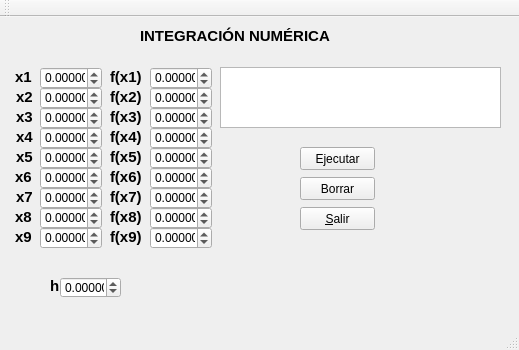
<?xml version="1.0" encoding="UTF-8"?>
<ui version="4.0">
 <class>P9</class>
 <widget class="QMainWindow" name="P9">
  <property name="geometry">
   <rect>
    <x>0</x>
    <y>0</y>
    <width>519</width>
    <height>350</height>
   </rect>
  </property>
  <property name="windowTitle">
   <string>P9</string>
  </property>
  <widget class="QWidget" name="centralWidget">
   <widget class="QDoubleSpinBox" name="H_I">
    <property name="geometry">
     <rect>
      <x>60</x>
      <y>260</y>
      <width>61</width>
      <height>21</height>
     </rect>
    </property>
    <property name="decimals">
     <number>5</number>
    </property>
    <property name="minimum">
     <double>-100.000000000000000</double>
    </property>
   </widget>
   <widget class="QDoubleSpinBox" name="X6_I">
    <property name="geometry">
     <rect>
      <x>40</x>
      <y>150</y>
      <width>62</width>
      <height>22</height>
     </rect>
    </property>
    <property name="decimals">
     <number>5</number>
    </property>
    <property name="minimum">
     <double>-100.000000000000000</double>
    </property>
   </widget>
   <widget class="QDoubleSpinBox" name="X1_I">
    <property name="geometry">
     <rect>
      <x>40</x>
      <y>50</y>
      <width>62</width>
      <height>22</height>
     </rect>
    </property>
    <property name="decimals">
     <number>5</number>
    </property>
    <property name="minimum">
     <double>-100.000000000000000</double>
    </property>
   </widget>
   <widget class="QLabel" name="label_7">
    <property name="geometry">
     <rect>
      <x>15</x>
      <y>190</y>
      <width>21</width>
      <height>21</height>
     </rect>
    </property>
    <property name="text">
     <string>&lt;html&gt;&lt;head/&gt;&lt;body&gt;&lt;p&gt;&lt;span style=&quot; font-size:11pt; font-weight:600;&quot;&gt;x8&lt;/span&gt;&lt;/p&gt;&lt;/body&gt;&lt;/html&gt;</string>
    </property>
   </widget>
   <widget class="QLabel" name="label_5">
    <property name="geometry">
     <rect>
      <x>16</x>
      <y>90</y>
      <width>20</width>
      <height>20</height>
     </rect>
    </property>
    <property name="text">
     <string>&lt;html&gt;&lt;head/&gt;&lt;body&gt;&lt;p&gt;&lt;span style=&quot; font-size:11pt; font-weight:600;&quot;&gt;x3&lt;/span&gt;&lt;/p&gt;&lt;/body&gt;&lt;/html&gt;</string>
    </property>
   </widget>
   <widget class="QDoubleSpinBox" name="FX3_I">
    <property name="geometry">
     <rect>
      <x>150</x>
      <y>90</y>
      <width>62</width>
      <height>22</height>
     </rect>
    </property>
    <property name="decimals">
     <number>5</number>
    </property>
    <property name="minimum">
     <double>-100.000000000000000</double>
    </property>
   </widget>
   <widget class="QDoubleSpinBox" name="X9_I">
    <property name="geometry">
     <rect>
      <x>40</x>
      <y>210</y>
      <width>62</width>
      <height>22</height>
     </rect>
    </property>
    <property name="decimals">
     <number>5</number>
    </property>
    <property name="minimum">
     <double>-100.000000000000000</double>
    </property>
   </widget>
   <widget class="QLabel" name="label_6">
    <property name="geometry">
     <rect>
      <x>15</x>
      <y>150</y>
      <width>21</width>
      <height>21</height>
     </rect>
    </property>
    <property name="text">
     <string>&lt;html&gt;&lt;head/&gt;&lt;body&gt;&lt;p&gt;&lt;span style=&quot; font-size:11pt; font-weight:600;&quot;&gt;x6&lt;/span&gt;&lt;/p&gt;&lt;/body&gt;&lt;/html&gt;</string>
    </property>
   </widget>
   <widget class="QDoubleSpinBox" name="FX1_I">
    <property name="geometry">
     <rect>
      <x>150</x>
      <y>50</y>
      <width>62</width>
      <height>22</height>
     </rect>
    </property>
    <property name="decimals">
     <number>5</number>
    </property>
    <property name="minimum">
     <double>-100.000000000000000</double>
    </property>
   </widget>
   <widget class="QLabel" name="label_8">
    <property name="geometry">
     <rect>
      <x>16</x>
      <y>170</y>
      <width>20</width>
      <height>20</height>
     </rect>
    </property>
    <property name="text">
     <string>&lt;html&gt;&lt;head/&gt;&lt;body&gt;&lt;p&gt;&lt;span style=&quot; font-size:11pt; font-weight:600;&quot;&gt;x7&lt;/span&gt;&lt;/p&gt;&lt;/body&gt;&lt;/html&gt;</string>
    </property>
   </widget>
   <widget class="QDoubleSpinBox" name="X4_I">
    <property name="geometry">
     <rect>
      <x>40</x>
      <y>110</y>
      <width>62</width>
      <height>22</height>
     </rect>
    </property>
    <property name="decimals">
     <number>5</number>
    </property>
    <property name="minimum">
     <double>-100.000000000000000</double>
    </property>
   </widget>
   <widget class="QDoubleSpinBox" name="FX2_I">
    <property name="geometry">
     <rect>
      <x>150</x>
      <y>70</y>
      <width>62</width>
      <height>22</height>
     </rect>
    </property>
    <property name="decimals">
     <number>5</number>
    </property>
    <property name="minimum">
     <double>-100.000000000000000</double>
    </property>
   </widget>
   <widget class="QDoubleSpinBox" name="X8_I">
    <property name="geometry">
     <rect>
      <x>40</x>
      <y>190</y>
      <width>62</width>
      <height>22</height>
     </rect>
    </property>
    <property name="decimals">
     <number>5</number>
    </property>
    <property name="minimum">
     <double>-100.000000000000000</double>
    </property>
   </widget>
   <widget class="QPushButton" name="SALIR_I">
    <property name="geometry">
     <rect>
      <x>300</x>
      <y>190</y>
      <width>75</width>
      <height>23</height>
     </rect>
    </property>
    <property name="text">
     <string>&amp;Salir</string>
    </property>
   </widget>
   <widget class="QLabel" name="label_21">
    <property name="geometry">
     <rect>
      <x>110</x>
      <y>130</y>
      <width>41</width>
      <height>20</height>
     </rect>
    </property>
    <property name="text">
     <string>&lt;html&gt;&lt;head/&gt;&lt;body&gt;&lt;p&gt;&lt;span style=&quot; font-size:11pt; font-weight:600;&quot;&gt;f(x5)&lt;/span&gt;&lt;/p&gt;&lt;/body&gt;&lt;/html&gt;</string>
    </property>
   </widget>
   <widget class="QLabel" name="label_19">
    <property name="geometry">
     <rect>
      <x>110</x>
      <y>110</y>
      <width>41</width>
      <height>20</height>
     </rect>
    </property>
    <property name="text">
     <string>&lt;html&gt;&lt;head/&gt;&lt;body&gt;&lt;p&gt;&lt;span style=&quot; font-size:11pt; font-weight:600;&quot;&gt;f(x4)&lt;/span&gt;&lt;/p&gt;&lt;/body&gt;&lt;/html&gt;</string>
    </property>
   </widget>
   <widget class="QPushButton" name="EJECUTAR_I">
    <property name="geometry">
     <rect>
      <x>300</x>
      <y>130</y>
      <width>75</width>
      <height>23</height>
     </rect>
    </property>
    <property name="text">
     <string>Ejecutar</string>
    </property>
   </widget>
   <widget class="QDoubleSpinBox" name="FX5_I">
    <property name="geometry">
     <rect>
      <x>150</x>
      <y>130</y>
      <width>62</width>
      <height>22</height>
     </rect>
    </property>
    <property name="decimals">
     <number>5</number>
    </property>
    <property name="minimum">
     <double>-100.000000000000000</double>
    </property>
   </widget>
   <widget class="QDoubleSpinBox" name="X5_I">
    <property name="geometry">
     <rect>
      <x>40</x>
      <y>130</y>
      <width>62</width>
      <height>22</height>
     </rect>
    </property>
    <property name="decimals">
     <number>5</number>
    </property>
    <property name="minimum">
     <double>-100.000000000000000</double>
    </property>
   </widget>
   <widget class="QDoubleSpinBox" name="FX8_I">
    <property name="geometry">
     <rect>
      <x>150</x>
      <y>190</y>
      <width>62</width>
      <height>22</height>
     </rect>
    </property>
    <property name="decimals">
     <number>5</number>
    </property>
    <property name="minimum">
     <double>-100.000000000000000</double>
    </property>
   </widget>
   <widget class="QDoubleSpinBox" name="X7_I">
    <property name="geometry">
     <rect>
      <x>40</x>
      <y>170</y>
      <width>62</width>
      <height>22</height>
     </rect>
    </property>
    <property name="decimals">
     <number>5</number>
    </property>
    <property name="minimum">
     <double>-100.000000000000000</double>
    </property>
   </widget>
   <widget class="QTextEdit" name="TEXTO_I">
    <property name="geometry">
     <rect>
      <x>220</x>
      <y>50</y>
      <width>281</width>
      <height>61</height>
     </rect>
    </property>
   </widget>
   <widget class="QLabel" name="label_25">
    <property name="geometry">
     <rect>
      <x>110</x>
      <y>70</y>
      <width>41</width>
      <height>20</height>
     </rect>
    </property>
    <property name="text">
     <string>&lt;html&gt;&lt;head/&gt;&lt;body&gt;&lt;p&gt;&lt;span style=&quot; font-size:11pt; font-weight:600;&quot;&gt;f(x2)&lt;/span&gt;&lt;/p&gt;&lt;/body&gt;&lt;/html&gt;</string>
    </property>
   </widget>
   <widget class="QPushButton" name="BORRAR_I">
    <property name="geometry">
     <rect>
      <x>300</x>
      <y>160</y>
      <width>75</width>
      <height>23</height>
     </rect>
    </property>
    <property name="text">
     <string>Borrar</string>
    </property>
   </widget>
   <widget class="QLabel" name="label_24">
    <property name="geometry">
     <rect>
      <x>110</x>
      <y>190</y>
      <width>41</width>
      <height>20</height>
     </rect>
    </property>
    <property name="text">
     <string>&lt;html&gt;&lt;head/&gt;&lt;body&gt;&lt;p&gt;&lt;span style=&quot; font-size:11pt; font-weight:600;&quot;&gt;f(x8)&lt;/span&gt;&lt;/p&gt;&lt;/body&gt;&lt;/html&gt;</string>
    </property>
   </widget>
   <widget class="QLabel" name="label_10">
    <property name="geometry">
     <rect>
      <x>15</x>
      <y>210</y>
      <width>21</width>
      <height>20</height>
     </rect>
    </property>
    <property name="text">
     <string>&lt;html&gt;&lt;head/&gt;&lt;body&gt;&lt;p&gt;&lt;span style=&quot; font-size:11pt; font-weight:600;&quot;&gt;x9&lt;/span&gt;&lt;/p&gt;&lt;/body&gt;&lt;/html&gt;</string>
    </property>
   </widget>
   <widget class="QLabel" name="label_26">
    <property name="geometry">
     <rect>
      <x>110</x>
      <y>210</y>
      <width>41</width>
      <height>20</height>
     </rect>
    </property>
    <property name="text">
     <string>&lt;html&gt;&lt;head/&gt;&lt;body&gt;&lt;p&gt;&lt;span style=&quot; font-size:11pt; font-weight:600;&quot;&gt;f(x9)&lt;/span&gt;&lt;/p&gt;&lt;/body&gt;&lt;/html&gt;</string>
    </property>
   </widget>
   <widget class="QLabel" name="label_3">
    <property name="geometry">
     <rect>
      <x>16</x>
      <y>130</y>
      <width>20</width>
      <height>20</height>
     </rect>
    </property>
    <property name="text">
     <string>&lt;html&gt;&lt;head/&gt;&lt;body&gt;&lt;p&gt;&lt;span style=&quot; font-size:11pt; font-weight:600;&quot;&gt;x5&lt;/span&gt;&lt;/p&gt;&lt;/body&gt;&lt;/html&gt;</string>
    </property>
   </widget>
   <widget class="QLabel" name="label_2">
    <property name="geometry">
     <rect>
      <x>15</x>
      <y>50</y>
      <width>21</width>
      <height>20</height>
     </rect>
    </property>
    <property name="text">
     <string>&lt;html&gt;&lt;head/&gt;&lt;body&gt;&lt;p&gt;&lt;span style=&quot; font-size:11pt; font-weight:600;&quot;&gt;x1&lt;/span&gt;&lt;/p&gt;&lt;/body&gt;&lt;/html&gt;</string>
    </property>
   </widget>
   <widget class="QLabel" name="label_18">
    <property name="geometry">
     <rect>
      <x>110</x>
      <y>50</y>
      <width>41</width>
      <height>20</height>
     </rect>
    </property>
    <property name="text">
     <string>&lt;html&gt;&lt;head/&gt;&lt;body&gt;&lt;p&gt;&lt;span style=&quot; font-size:11pt; font-weight:600;&quot;&gt;f(x1)&lt;/span&gt;&lt;/p&gt;&lt;/body&gt;&lt;/html&gt;</string>
    </property>
   </widget>
   <widget class="QLabel" name="label_20">
    <property name="geometry">
     <rect>
      <x>110</x>
      <y>90</y>
      <width>41</width>
      <height>20</height>
     </rect>
    </property>
    <property name="text">
     <string>&lt;html&gt;&lt;head/&gt;&lt;body&gt;&lt;p&gt;&lt;span style=&quot; font-size:11pt; font-weight:600;&quot;&gt;f(x3)&lt;/span&gt;&lt;/p&gt;&lt;/body&gt;&lt;/html&gt;</string>
    </property>
   </widget>
   <widget class="QLabel" name="label_27">
    <property name="geometry">
     <rect>
      <x>50</x>
      <y>260</y>
      <width>16</width>
      <height>16</height>
     </rect>
    </property>
    <property name="text">
     <string>&lt;html&gt;&lt;head/&gt;&lt;body&gt;&lt;p&gt;&lt;span style=&quot; font-size:11pt; font-weight:600;&quot;&gt;h&lt;/span&gt;&lt;/p&gt;&lt;/body&gt;&lt;/html&gt;</string>
    </property>
   </widget>
   <widget class="QDoubleSpinBox" name="FX9_I">
    <property name="geometry">
     <rect>
      <x>150</x>
      <y>210</y>
      <width>62</width>
      <height>22</height>
     </rect>
    </property>
    <property name="decimals">
     <number>5</number>
    </property>
    <property name="minimum">
     <double>-100.000000000000000</double>
    </property>
   </widget>
   <widget class="QLabel" name="label_22">
    <property name="geometry">
     <rect>
      <x>110</x>
      <y>150</y>
      <width>41</width>
      <height>20</height>
     </rect>
    </property>
    <property name="text">
     <string>&lt;html&gt;&lt;head/&gt;&lt;body&gt;&lt;p&gt;&lt;span style=&quot; font-size:11pt; font-weight:600;&quot;&gt;f(x6)&lt;/span&gt;&lt;/p&gt;&lt;/body&gt;&lt;/html&gt;</string>
    </property>
   </widget>
   <widget class="QLabel" name="label_9">
    <property name="geometry">
     <rect>
      <x>16</x>
      <y>70</y>
      <width>20</width>
      <height>20</height>
     </rect>
    </property>
    <property name="text">
     <string>&lt;html&gt;&lt;head/&gt;&lt;body&gt;&lt;p&gt;&lt;span style=&quot; font-size:11pt; font-weight:600;&quot;&gt;x2&lt;/span&gt;&lt;/p&gt;&lt;/body&gt;&lt;/html&gt;</string>
    </property>
   </widget>
   <widget class="QDoubleSpinBox" name="FX7_I">
    <property name="geometry">
     <rect>
      <x>150</x>
      <y>170</y>
      <width>62</width>
      <height>22</height>
     </rect>
    </property>
    <property name="decimals">
     <number>5</number>
    </property>
    <property name="minimum">
     <double>-100.000000000000000</double>
    </property>
   </widget>
   <widget class="QDoubleSpinBox" name="X3_I">
    <property name="geometry">
     <rect>
      <x>40</x>
      <y>90</y>
      <width>62</width>
      <height>22</height>
     </rect>
    </property>
    <property name="decimals">
     <number>5</number>
    </property>
    <property name="minimum">
     <double>-100.000000000000000</double>
    </property>
   </widget>
   <widget class="QLabel" name="label_23">
    <property name="geometry">
     <rect>
      <x>110</x>
      <y>170</y>
      <width>41</width>
      <height>20</height>
     </rect>
    </property>
    <property name="text">
     <string>&lt;html&gt;&lt;head/&gt;&lt;body&gt;&lt;p&gt;&lt;span style=&quot; font-size:11pt; font-weight:600;&quot;&gt;f(x7)&lt;/span&gt;&lt;/p&gt;&lt;/body&gt;&lt;/html&gt;</string>
    </property>
   </widget>
   <widget class="QLabel" name="label_4">
    <property name="geometry">
     <rect>
      <x>16</x>
      <y>110</y>
      <width>20</width>
      <height>20</height>
     </rect>
    </property>
    <property name="text">
     <string>&lt;html&gt;&lt;head/&gt;&lt;body&gt;&lt;p&gt;&lt;span style=&quot; font-size:11pt; font-weight:600;&quot;&gt;x4&lt;/span&gt;&lt;/p&gt;&lt;/body&gt;&lt;/html&gt;</string>
    </property>
   </widget>
   <widget class="QDoubleSpinBox" name="FX4_I">
    <property name="geometry">
     <rect>
      <x>150</x>
      <y>110</y>
      <width>62</width>
      <height>22</height>
     </rect>
    </property>
    <property name="decimals">
     <number>5</number>
    </property>
    <property name="minimum">
     <double>-100.000000000000000</double>
    </property>
   </widget>
   <widget class="QLabel" name="label">
    <property name="geometry">
     <rect>
      <x>140</x>
      <y>10</y>
      <width>201</width>
      <height>16</height>
     </rect>
    </property>
    <property name="text">
     <string>&lt;html&gt;&lt;head/&gt;&lt;body&gt;&lt;p&gt;&lt;span style=&quot; font-size:11pt; font-weight:600;&quot;&gt;INTEGRACIÓN NUMÉRICA&lt;/span&gt;&lt;/p&gt;&lt;/body&gt;&lt;/html&gt;</string>
    </property>
   </widget>
   <widget class="QDoubleSpinBox" name="X2_I">
    <property name="geometry">
     <rect>
      <x>40</x>
      <y>70</y>
      <width>62</width>
      <height>22</height>
     </rect>
    </property>
    <property name="decimals">
     <number>5</number>
    </property>
    <property name="minimum">
     <double>-100.000000000000000</double>
    </property>
   </widget>
   <widget class="QDoubleSpinBox" name="FX6_I">
    <property name="geometry">
     <rect>
      <x>150</x>
      <y>150</y>
      <width>62</width>
      <height>22</height>
     </rect>
    </property>
    <property name="decimals">
     <number>5</number>
    </property>
    <property name="minimum">
     <double>-100.000000000000000</double>
    </property>
   </widget>
  </widget>
  <widget class="QMenuBar" name="menuBar">
   <property name="geometry">
    <rect>
     <x>0</x>
     <y>0</y>
     <width>519</width>
     <height>21</height>
    </rect>
   </property>
  </widget>
  <widget class="QToolBar" name="mainToolBar">
   <attribute name="toolBarArea">
    <enum>TopToolBarArea</enum>
   </attribute>
   <attribute name="toolBarBreak">
    <bool>false</bool>
   </attribute>
  </widget>
  <widget class="QStatusBar" name="statusBar"/>
 </widget>
 <layoutdefault spacing="6" margin="11"/>
 <resources/>
 <connections/>
</ui>
